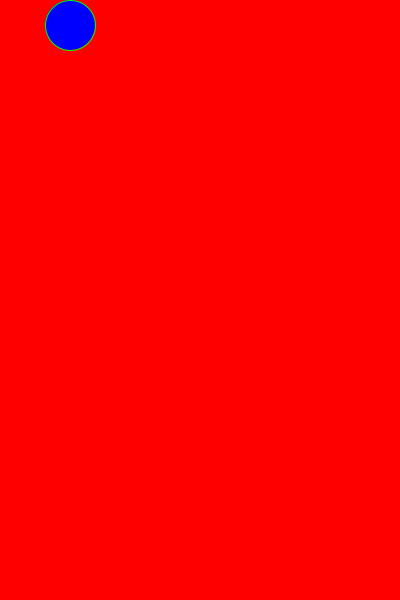
Frame 1 (no input)
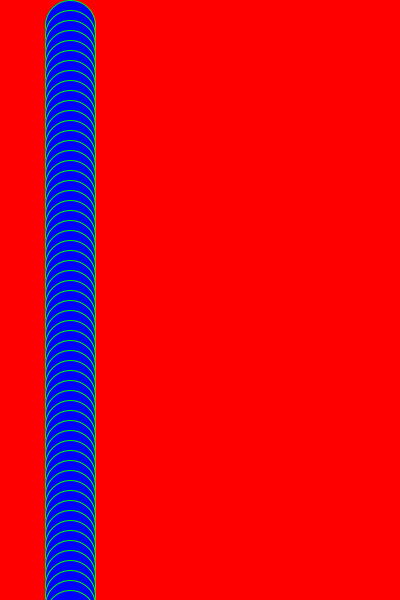
Frame 60 (the mouse pressed at the canvas centre just before this capture)
Frame 120 (the mouse held since frame 60 and released just before this capture): identical to frame 60, image omitted

The Processing sketch that drew these frames (run headless with seeded random() and noise(); from frame 60 on, the mouse is pressed at the canvas centre):

// Processing sketch: RainGame
// ── RainGame.pde

int yPos=25;

void setup(){
  size(400,600);
  background(255,0,0);
}

void draw(){
  fill(0,0,255);
  stroke(0,255,0);
  ellipse(70,yPos,50,50);
  yPos+=10;
  
}
